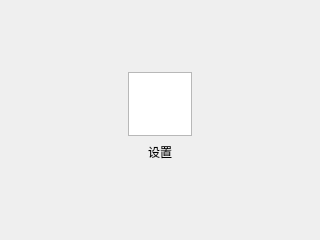
<?xml version="1.0" encoding="UTF-8"?>
<ui version="4.0">
 <class>SettingHandlerWindow</class>
 <widget class="QDialog" name="SettingHandlerWindow">
  <property name="geometry">
   <rect>
    <x>0</x>
    <y>0</y>
    <width>320</width>
    <height>240</height>
   </rect>
  </property>
  <property name="windowTitle">
   <string>Title</string>
  </property>
  <widget class="QGraphicsView" name="setting_handler_icon">
   <property name="geometry">
    <rect>
     <x>128</x>
     <y>72</y>
     <width>64</width>
     <height>64</height>
    </rect>
   </property>
  </widget>
  <widget class="QLabel" name="setting_handler_label">
   <property name="geometry">
    <rect>
     <x>128</x>
     <y>137</y>
     <width>64</width>
     <height>30</height>
    </rect>
   </property>
   <property name="text">
    <string>设置</string>
   </property>
   <property name="alignment">
    <set>Qt::AlignCenter</set>
   </property>
  </widget>
 </widget>
 <resources/>
 <connections/>
</ui>
